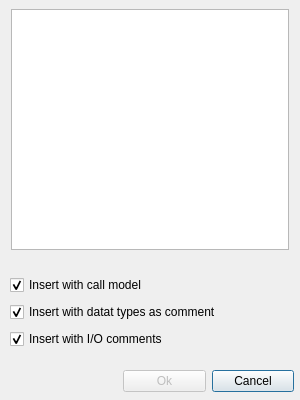
<?xml version="1.0" encoding="UTF-8"?>
<ui version="4.0">
 <class>FBDialog</class>
 <widget class="QDialog" name="FBDialog">
  <property name="windowModality">
   <enum>Qt::ApplicationModal</enum>
  </property>
  <property name="geometry">
   <rect>
    <x>0</x>
    <y>0</y>
    <width>300</width>
    <height>400</height>
   </rect>
  </property>
  <property name="minimumSize">
   <size>
    <width>300</width>
    <height>400</height>
   </size>
  </property>
  <property name="maximumSize">
   <size>
    <width>300</width>
    <height>400</height>
   </size>
  </property>
  <property name="windowTitle">
   <string>Insert Function Block</string>
  </property>
  <property name="windowIcon">
   <iconset>
    <normaloff>../../../../../../:/images/icon.png</normaloff>../../../../../../:/images/icon.png</iconset>
  </property>
  <property name="accessibleName">
   <string/>
  </property>
  <widget class="QWidget" name="horizontalLayout">
   <property name="geometry">
    <rect>
     <x>123</x>
     <y>365</y>
     <width>171</width>
     <height>32</height>
    </rect>
   </property>
   <layout class="QHBoxLayout" name="FBD_HBoxLayout_okcancel">
    <item>
     <widget class="QPushButton" name="FBD_okButton">
      <property name="enabled">
       <bool>false</bool>
      </property>
      <property name="text">
       <string>Ok</string>
      </property>
      <property name="default">
       <bool>true</bool>
      </property>
     </widget>
    </item>
    <item>
     <widget class="QPushButton" name="FBD_cancelButton">
      <property name="text">
       <string>Cancel</string>
      </property>
      <property name="autoDefault">
       <bool>false</bool>
      </property>
      <property name="default">
       <bool>true</bool>
      </property>
     </widget>
    </item>
   </layout>
  </widget>
  <widget class="QCheckBox" name="FBD_checkBox_insertdatatypes">
   <property name="geometry">
    <rect>
     <x>10</x>
     <y>303</y>
     <width>281</width>
     <height>18</height>
    </rect>
   </property>
   <property name="minimumSize">
    <size>
     <width>281</width>
     <height>0</height>
    </size>
   </property>
   <property name="maximumSize">
    <size>
     <width>281</width>
     <height>16777215</height>
    </size>
   </property>
   <property name="text">
    <string>Insert with datat types as comment</string>
   </property>
   <property name="checked">
    <bool>true</bool>
   </property>
  </widget>
  <widget class="QCheckBox" name="FBD_checkBox_insertIOComments">
   <property name="geometry">
    <rect>
     <x>10</x>
     <y>330</y>
     <width>281</width>
     <height>18</height>
    </rect>
   </property>
   <property name="minimumSize">
    <size>
     <width>281</width>
     <height>0</height>
    </size>
   </property>
   <property name="maximumSize">
    <size>
     <width>281</width>
     <height>16777215</height>
    </size>
   </property>
   <property name="text">
    <string>Insert with I/O comments</string>
   </property>
   <property name="checked">
    <bool>true</bool>
   </property>
  </widget>
  <widget class="QCheckBox" name="FBD_checkBox_insertcallmodel">
   <property name="geometry">
    <rect>
     <x>10</x>
     <y>276</y>
     <width>281</width>
     <height>18</height>
    </rect>
   </property>
   <property name="minimumSize">
    <size>
     <width>281</width>
     <height>0</height>
    </size>
   </property>
   <property name="maximumSize">
    <size>
     <width>281</width>
     <height>16777215</height>
    </size>
   </property>
   <property name="text">
    <string>Insert with call model</string>
   </property>
   <property name="checked">
    <bool>true</bool>
   </property>
  </widget>
  <widget class="QListWidget" name="FBD_listWidget_FBs">
   <property name="geometry">
    <rect>
     <x>11</x>
     <y>9</y>
     <width>278</width>
     <height>241</height>
    </rect>
   </property>
   <property name="minimumSize">
    <size>
     <width>278</width>
     <height>0</height>
    </size>
   </property>
   <property name="maximumSize">
    <size>
     <width>278</width>
     <height>16777215</height>
    </size>
   </property>
   <property name="alternatingRowColors">
    <bool>true</bool>
   </property>
   <property name="sortingEnabled">
    <bool>false</bool>
   </property>
  </widget>
  <widget class="QWidget" name="layoutWidget">
   <property name="geometry">
    <rect>
     <x>10</x>
     <y>253</y>
     <width>281</width>
     <height>22</height>
    </rect>
   </property>
   <layout class="QHBoxLayout" name="FBD_HBoxLayout_numberOf">
    <property name="spacing">
     <number>2</number>
    </property>
    <item>
     <spacer name="FBD_Spacer_FBofFBs">
      <property name="orientation">
       <enum>Qt::Horizontal</enum>
      </property>
      <property name="sizeHint" stdset="0">
       <size>
        <width>40</width>
        <height>18</height>
       </size>
      </property>
     </spacer>
    </item>
    <item>
     <widget class="QLabel" name="FBD_label_currentFBofFBs">
      <property name="minimumSize">
       <size>
        <width>25</width>
        <height>0</height>
       </size>
      </property>
      <property name="maximumSize">
       <size>
        <width>150</width>
        <height>16777215</height>
       </size>
      </property>
      <property name="text">
       <string/>
      </property>
     </widget>
    </item>
   </layout>
  </widget>
 </widget>
 <tabstops>
  <tabstop>FBD_cancelButton</tabstop>
  <tabstop>FBD_okButton</tabstop>
 </tabstops>
 <resources/>
 <connections>
  <connection>
   <sender>FBD_cancelButton</sender>
   <signal>clicked()</signal>
   <receiver>FBDialog</receiver>
   <slot>reject()</slot>
   <hints>
    <hint type="sourcelabel">
     <x>281</x>
     <y>338</y>
    </hint>
    <hint type="destinationlabel">
     <x>166</x>
     <y>179</y>
    </hint>
   </hints>
  </connection>
  <connection>
   <sender>FBD_okButton</sender>
   <signal>clicked()</signal>
   <receiver>FBDialog</receiver>
   <slot>accept()</slot>
   <hints>
    <hint type="sourcelabel">
     <x>142</x>
     <y>360</y>
    </hint>
    <hint type="destinationlabel">
     <x>138</x>
     <y>189</y>
    </hint>
   </hints>
  </connection>
 </connections>
</ui>
